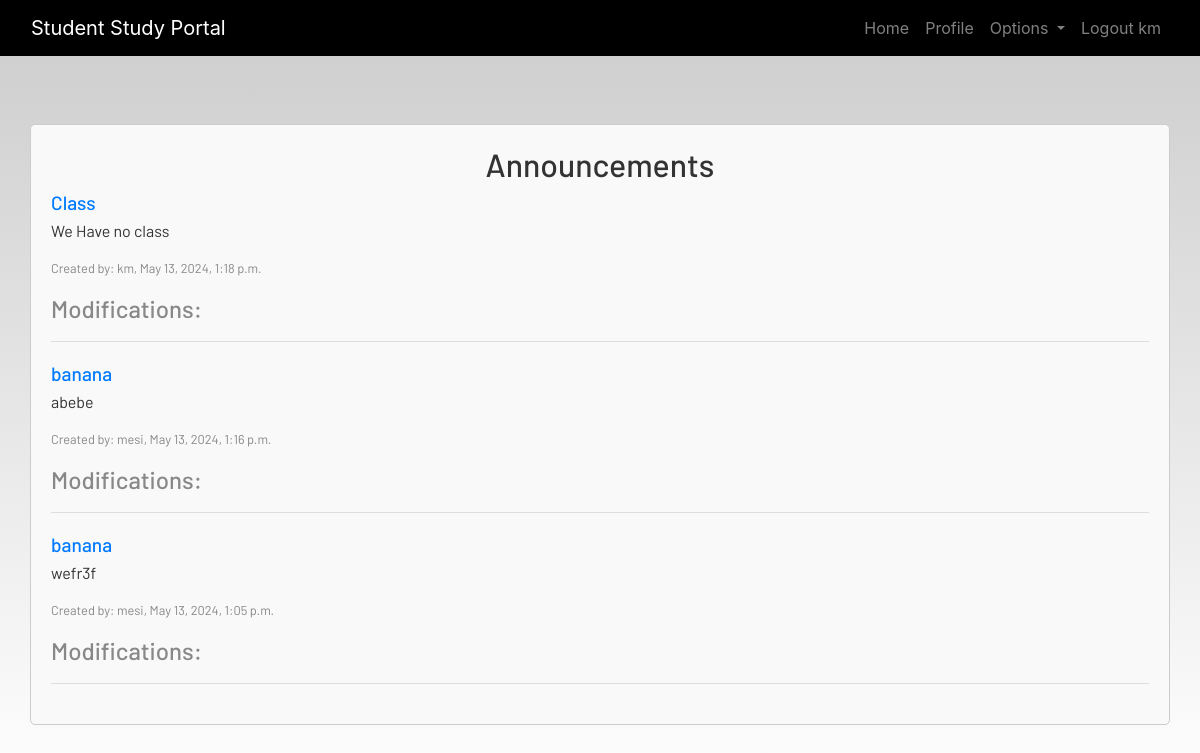
Page /announcements/ (signed in) on the committed database.
### dashboard/models.py (models this page shows, shortened)
class Announcement(models.Model):
    title = models.CharField(max_length=100)
    content = models.TextField()
    date_posted = models.DateTimeField(auto_now_add=True)
    creator = models.ForeignKey(User, on_delete=models.CASCADE)
    last_modified = models.DateTimeField(auto_now=True)

### dashboard/views.py (the view)
# urls.py: path('announcements/', views.announcements, name='announcements'),
@login_required
def announcements(request):
    announcements = Announcement.objects.all().order_by('-date_posted')
    return render(request, 'dashboard/announcements.html', {'announcements': announcements})

### dashboard/templates/dashboard/announcements.html (shortened to what this page needs)
{% extends 'dashboard/base.html' %}
{% block content %}
<section class="container" style="margin: 20px auto; padding: 20px; border: 1px solid #ccc; border-radius: 5px; background-color: #f9f9f9;">
    <h2 style="color: #333; text-align: center;">Announcements</h2>
    {% if announcements %}
        <ul style="list-style-type: none; padding: 0;">
            {% for announcement in announcements %}
                <li style="margin-bottom: 20px; border-bottom: 1px solid #ddd; padding-bottom: 10px;">
                    <h3 style="color: #007bff; font-size: 1.2em; margin-bottom: 5px;">{{ announcement.title }}</h3>
                    <p style="color: #333; font-size: 1em;">{{ announcement.content }}</p>
                    <p style="color: #888; font-size: 0.8em;">Created by: {{ announcement.creator.username }}, {{ announcement.date_posted }}</p>
                    <h4 style="color: #888; margin-top: 10px;">Modifications:</h4>
                </li>
            {% endfor %}
        </ul>
    {% else %}
        <p style="text-align: center;">No announcements available.</p>
    {% endif %}
</section>
{% endblock %}

### dashboard/templates/dashboard/base.html (shortened to what this page needs)
<!DOCTYPE html>
{% load static %}
<html lang="en">
<head>
    <link rel="stylesheet" href="https://stackpath.bootstrapcdn.com/bootstrap/4.3.1/css/bootstrap.min.css"
 />
    <link rel="stylesheet" href="https://use.fontawesome.com/releases/v5.7.2/css/all.css"
 />
    <link rel="stylesheet" href="{% static 'css/main.css' %}" />
</head>
<body>
<header>
    <nav class="navbar navbar-expand-lg navbar-dark bg-dark">
        <div class="container-fluid">
            <a class="navbar-brand" href="{% url 'home' %}">Student Study Portal</a>
            <div class="collapse navbar-collapse justify-content-end" id="navbarSupportedContent">
                <ul class="navbar-nav">
                    <li class="nav-item">
                        <a class="nav-link" href="{% url 'home' %}">Home</a>
                    </li>
                    {% if user.is_authenticated %}
                        <li class="nav-item">
                            <a class="nav-link" href="{% url 'profile' %}">Profile</a>
                        </li>
                        <li class="nav-item dropdown">
                            <a class="nav-link dropdown-toggle" href="#" id="navbarDropdown" role="button"
                               data-toggle="dropdown" aria-haspopup="true" aria-expanded="false">
                                Options
                            </a>
                        </li>
                        <li class="nav-item">
                            <a class="nav-link" href="{% url 'logout' %}">Logout {{ user.username }}</a>
                        </li>
                    {% endif %}
                </ul>
            </div>
        </div>
    </nav>
</header>
<br /><br />
<main>
    {% block content %}
    {% endblock content %}
</main>
</body>
</html>

### static/css/main.css (style rules this page uses)
html { scroll-behavior: smooth; height: 100%; width: 100%; }
main { font-family: Barlow, Quicksand, Rubik, sans-serif, serif, 'Times New Roman', Times, serif !important; }
.navbar { background-color: rgb(0, 0, 0) !important; }
a { text-decoration: none !important; color: black; }
html, body { max-width: 100%; overflow-x: hidden; height: 100%; width: 100%; }
body { background: linear-gradient(rgba(0, 0, 0, 0.2), rgba(255, 255, 255, 0.5)); overflow-x: hidden; background-repeat: no-repeat; }

### rows in the picture
Announcement: title "Class", content "We Have no class", creator.username "km", date_posted "May 13, 2024, 1:18 p.m."
Announcement: title "banana", content "abebe", creator.username "mesi", date_posted "May 13, 2024, 1:16 p.m."
Announcement: title "banana", content "wefr3f", creator.username "mesi", date_posted "May 13, 2024, 1:05 p.m."

### other values in the picture
{{ user.username }} "km"
